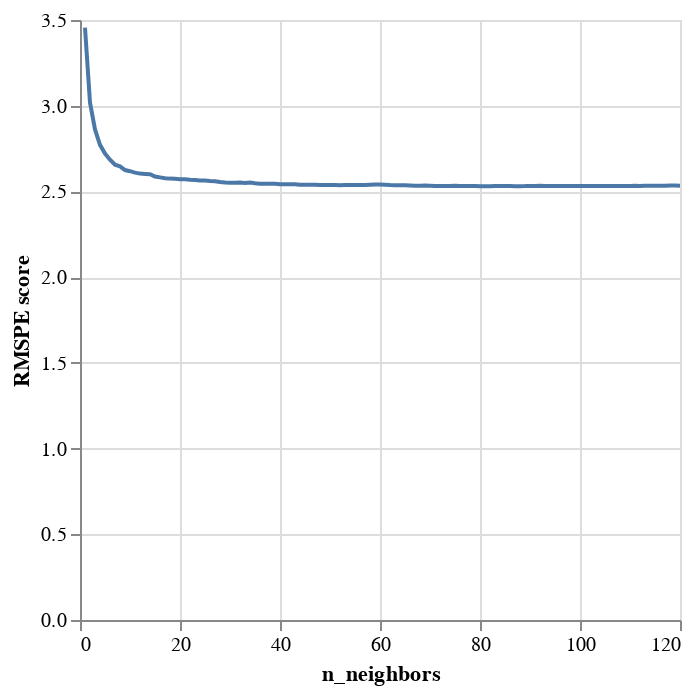

Here is the notebook cell this chart was saved with:
### Code cell
abalone_results_reduced = abalone_results.iloc[0:120,:]
knn_plot = alt.Chart(abalone_results_reduced).mark_line().encode(
    x = alt.X("n_neighbors"),
    y = alt.Y("mean_test_score").title("RMSPE score")
)
knn_plot

### Figure 1 — Vega-Lite specification as saved in the notebook (floating-point values rounded to 4 significant figures)
{"config": {"view": {"continuousWidth": 300, "continuousHeight": 300}}, "data": {"name": "data-a228c495386b1ecf4d1eedd05f9d4e25"}, "mark": {"type": "line"}, "encoding": {"x": {"field": "n_neighbors", "type": "quantitative"}, "y": {"field": "mean_test_score", "title": "RMSPE score", "type": "quantitative"}}, "$schema": "https://vega.github.io/schema/vega-lite/v5.16.3.json", "datasets": {"data-a228c495386b1ecf4d1eedd05f9d4e25": [{"n_neighbors": 1, "mean_test_score": 3.456, "sem_test_score": 0.04601}, {"n_neighbors": 2, "mean_test_score": 3.017, "sem_test_score": 0.03346}, {"n_neighbors": 3, "mean_test_score": 2.862, "sem_test_score": 0.02983}, {"n_neighbors": 4, "mean_test_score": 2.772, "sem_test_score": 0.02267}, {"n_neighbors": 5, "mean_test_score": 2.721, "sem_test_score": 0.01783}, {"n_neighbors": 6, "mean_test_score": 2.685, "sem_test_score": 0.01647}, {"n_neighbors": 7, "mean_test_score": 2.656, "sem_test_score": 0.01669}, {"n_neighbors": 8, "mean_test_score": 2.646, "sem_test_score": 0.01653}, {"n_neighbors": 9, "mean_test_score": 2.625, "sem_test_score": 0.01959}, {"n_neighbors": 10, "mean_test_score": 2.618, "sem_test_score": 0.02245}, {"n_neighbors": 11, "mean_test_score": 2.61, "sem_test_score": 0.0204}, {"n_neighbors": 12, "mean_test_score": 2.604, "sem_test_score": 0.02289}, {"n_neighbors": 13, "mean_test_score": 2.602, "sem_test_score": 0.02049}, {"n_neighbors": 14, "mean_test_score": 2.6, "sem_test_score": 0.02121}, {"n_neighbors": 15, "mean_test_score": 2.587, "sem_test_score": 0.02145}, {"n_neighbors": 16, "mean_test_score": 2.582, "sem_test_score": 0.02191}, {"n_neighbors": 17, "mean_test_score": 2.577, "sem_test_score": 0.02277}, {"n_neighbors": 18, "mean_test_score": 2.575, "sem_test_score": 0.02308}, {"n_neighbors": 19, "mean_test_score": 2.574, "sem_test_score": 0.02372}, {"n_neighbors": 20, "mean_test_score": 2.571, "sem_test_score": 0.02283}, {"n_neighbors": 21, "mean_test_score": 2.571, "sem_test_score": 0.02387}, {"n_neighbors": 22, "mean_test_score": 2.568, "sem_test_score": 0.02133}, {"n_neighbors": 23, "mean_test_score": 2.567, "sem_test_score": 0.02008}, {"n_neighbors": 24, "mean_test_score": 2.564, "sem_test_score": 0.01905}, {"n_neighbors": 25, "mean_test_score": 2.564, "sem_test_score": 0.01922}, {"n_neighbors": 26, "mean_test_score": 2.561, "sem_test_score": 0.01939}, {"n_neighbors": 27, "mean_test_score": 2.56, "sem_test_score": 0.01909}, {"n_neighbors": 28, "mean_test_score": 2.555, "sem_test_score": 0.01899}, {"n_neighbors": 29, "mean_test_score": 2.552, "sem_test_score": 0.01843}, {"n_neighbors": 30, "mean_test_score": 2.551, "sem_test_score": 0.01927}, {"n_neighbors": 31, "mean_test_score": 2.551, "sem_test_score": 0.02011}, {"n_neighbors": 32, "mean_test_score": 2.552, "sem_test_score": 0.01977}, {"n_neighbors": 33, "mean_test_score": 2.55, "sem_test_score": 0.02009}, {"n_neighbors": 34, "mean_test_score": 2.552, "sem_test_score": 0.01969}, {"n_neighbors": 35, "mean_test_score": 2.548, "sem_test_score": 0.01943}, {"n_neighbors": 36, "mean_test_score": 2.545, "sem_test_score": 0.01886}, {"n_neighbors": 37, "mean_test_score": 2.544, "sem_test_score": 0.02009}, {"n_neighbors": 38, "mean_test_score": 2.545, "sem_test_score": 0.02004}, {"n_neighbors": 39, "mean_test_score": 2.545, "sem_test_score": 0.01989}, {"n_neighbors": 40, "mean_test_score": 2.542, "sem_test_score": 0.02076}, {"n_neighbors": 41, "mean_test_score": 2.542, "sem_test_score": 0.02052}, {"n_neighbors": 42, "mean_test_score": 2.542, "sem_test_score": 0.01972}, {"n_neighbors": 43, "mean_test_score": 2.541, "sem_test_score": 0.01976}, {"n_neighbors": 44, "mean_test_score": 2.539, "sem_test_score": 0.01902}, {"n_neighbors": 45, "mean_test_score": 2.539, "sem_test_score": 0.01848}, {"n_neighbors": 46, "mean_test_score": 2.539, "sem_test_score": 0.01874}, {"n_neighbors": 47, "mean_test_score": 2.538, "sem_test_score": 0.01898}, {"n_neighbors": 48, "mean_test_score": 2.537, "sem_test_score": 0.01912}, {"n_neighbors": 49, "mean_test_score": 2.538, "sem_test_score": 0.01926}, {"n_neighbors": 50, "mean_test_score": 2.538, "sem_test_score": 0.01948}, {"n_neighbors": 51, "mean_test_score": 2.538, "sem_test_score": 0.0196}, {"n_neighbors": 52, "mean_test_score": 2.537, "sem_test_score": 0.01954}, {"n_neighbors": 53, "mean_test_score": 2.538, "sem_test_score": 0.01931}, {"n_neighbors": 54, "mean_test_score": 2.537, "sem_test_score": 0.01884}, {"n_neighbors": 55, "mean_test_score": 2.537, "sem_test_score": 0.01866}, {"n_neighbors": 56, "mean_test_score": 2.537, "sem_test_score": 0.01882}, {"n_neighbors": 57, "mean_test_score": 2.537, "sem_test_score": 0.01823}, {"n_neighbors": 58, "mean_test_score": 2.539, "sem_test_score": 0.01831}, {"n_neighbors": 59, "mean_test_score": 2.54, "sem_test_score": 0.0185}, {"n_neighbors": 60, "mean_test_score": 2.54, "sem_test_score": 0.01904}, {"n_neighbors": 61, "mean_test_score": 2.539, "sem_test_score": 0.01903}, {"n_neighbors": 62, "mean_test_score": 2.537, "sem_test_score": 0.01919}, {"n_neighbors": 63, "mean_test_score": 2.537, "sem_test_score": 0.01916}, {"n_neighbors": 64, "mean_test_score": 2.536, "sem_test_score": 0.01925}, {"n_neighbors": 65, "mean_test_score": 2.535, "sem_test_score": 0.01899}, {"n_neighbors": 66, "mean_test_score": 2.535, "sem_test_score": 0.01877}, {"n_neighbors": 67, "mean_test_score": 2.533, "sem_test_score": 0.01889}, {"n_neighbors": 68, "mean_test_score": 2.533, "sem_test_score": 0.0184}, {"n_neighbors": 69, "mean_test_score": 2.534, "sem_test_score": 0.01881}, {"n_neighbors": 70, "mean_test_score": 2.533, "sem_test_score": 0.01852}, {"n_neighbors": 71, "mean_test_score": 2.532, "sem_test_score": 0.01867}, {"n_neighbors": 72, "mean_test_score": 2.532, "sem_test_score": 0.01867}, {"n_neighbors": 73, "mean_test_score": 2.531, "sem_test_score": 0.01817}, {"n_neighbors": 74, "mean_test_score": 2.532, "sem_test_score": 0.01888}, {"n_neighbors": 75, "mean_test_score": 2.533, "sem_test_score": 0.01888}, {"n_neighbors": 76, "mean_test_score": 2.532, "sem_test_score": 0.01896}, {"n_neighbors": 77, "mean_test_score": 2.531, "sem_test_score": 0.01913}, {"n_neighbors": 78, "mean_test_score": 2.531, "sem_test_score": 0.01928}, {"n_neighbors": 79, "mean_test_score": 2.531, "sem_test_score": 0.01955}, {"n_neighbors": 80, "mean_test_score": 2.531, "sem_test_score": 0.01972}, {"n_neighbors": 81, "mean_test_score": 2.531, "sem_test_score": 0.01936}, {"n_neighbors": 82, "mean_test_score": 2.53, "sem_test_score": 0.01926}, {"n_neighbors": 83, "mean_test_score": 2.531, "sem_test_score": 0.01897}, {"n_neighbors": 84, "mean_test_score": 2.531, "sem_test_score": 0.01907}, {"n_neighbors": 85, "mean_test_score": 2.531, "sem_test_score": 0.01913}, {"n_neighbors": 86, "mean_test_score": 2.531, "sem_test_score": 0.01885}, {"n_neighbors": 87, "mean_test_score": 2.531, "sem_test_score": 0.0192}, {"n_neighbors": 88, "mean_test_score": 2.531, "sem_test_score": 0.01908}, {"n_neighbors": 89, "mean_test_score": 2.531, "sem_test_score": 0.01923}, {"n_neighbors": 90, "mean_test_score": 2.532, "sem_test_score": 0.01884}, {"n_neighbors": 91, "mean_test_score": 2.532, "sem_test_score": 0.01901}, {"n_neighbors": 92, "mean_test_score": 2.533, "sem_test_score": 0.01874}, {"n_neighbors": 93, "mean_test_score": 2.532, "sem_test_score": 0.01896}, {"n_neighbors": 94, "mean_test_score": 2.531, "sem_test_score": 0.01886}, {"n_neighbors": 95, "mean_test_score": 2.531, "sem_test_score": 0.01903}, {"n_neighbors": 96, "mean_test_score": 2.531, "sem_test_score": 0.01873}, {"n_neighbors": 97, "mean_test_score": 2.531, "sem_test_score": 0.0187}, {"n_neighbors": 98, "mean_test_score": 2.531, "sem_test_score": 0.01862}, {"n_neighbors": 99, "mean_test_score": 2.531, "sem_test_score": 0.01865}, {"n_neighbors": 100, "mean_test_score": 2.532, "sem_test_score": 0.01891}, {"n_neighbors": 101, "mean_test_score": 2.532, "sem_test_score": 0.01908}, {"n_neighbors": 102, "mean_test_score": 2.532, "sem_test_score": 0.01909}, {"n_neighbors": 103, "mean_test_score": 2.531, "sem_test_score": 0.01927}, {"n_neighbors": 104, "mean_test_score": 2.532, "sem_test_score": 0.01957}, {"n_neighbors": 105, "mean_test_score": 2.532, "sem_test_score": 0.01937}, {"n_neighbors": 106, "mean_test_score": 2.532, "sem_test_score": 0.01903}, {"n_neighbors": 107, "mean_test_score": 2.532, "sem_test_score": 0.01891}, {"n_neighbors": 108, "mean_test_score": 2.532, "sem_test_score": 0.01912}, {"n_neighbors": 109, "mean_test_score": 2.532, "sem_test_score": 0.01905}, {"n_neighbors": 110, "mean_test_score": 2.532, "sem_test_score": 0.0191}, {"n_neighbors": 111, "mean_test_score": 2.533, "sem_test_score": 0.01905}, {"n_neighbors": 112, "mean_test_score": 2.532, "sem_test_score": 0.01898}, {"n_neighbors": 113, "mean_test_score": 2.533, "sem_test_score": 0.01901}, {"n_neighbors": 114, "mean_test_score": 2.533, "sem_test_score": 0.01887}, {"n_neighbors": 115, "mean_test_score": 2.533, "sem_test_score": 0.01885}, {"n_neighbors": 116, "mean_test_score": 2.533, "sem_test_score": 0.01903}, {"n_neighbors": 117, "mean_test_score": 2.533, "sem_test_score": 0.01896}, {"n_neighbors": 118, "mean_test_score": 2.534, "sem_test_score": 0.01893}, {"n_neighbors": 119, "mean_test_score": 2.534, "sem_test_score": 0.01904}, {"n_neighbors": 120, "mean_test_score": 2.534, "sem_test_score": 0.019}]}}
